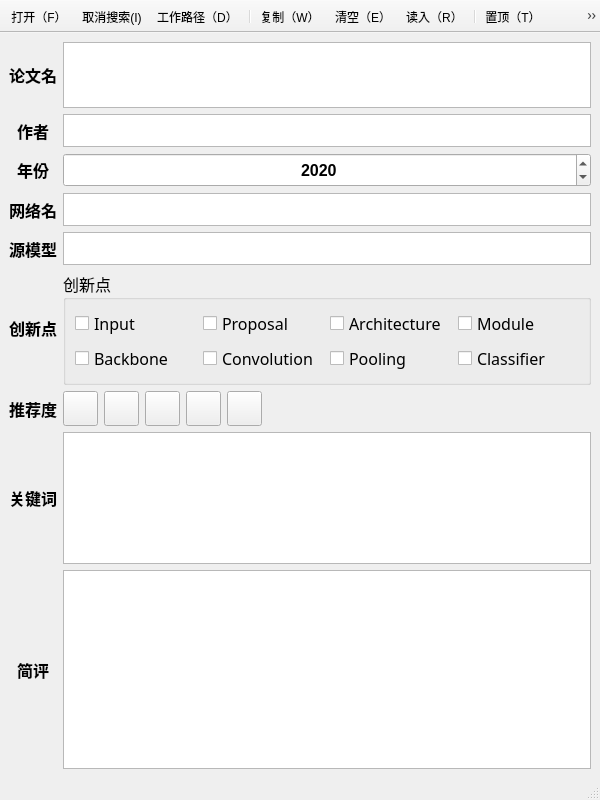
<?xml version="1.0" encoding="UTF-8"?>
<ui version="4.0">
 <class>MainWindow</class>
 <widget class="QMainWindow" name="MainWindow">
  <property name="geometry">
   <rect>
    <x>0</x>
    <y>0</y>
    <width>600</width>
    <height>800</height>
   </rect>
  </property>
  <property name="windowTitle">
   <string>MainWindow</string>
  </property>
  <widget class="QWidget" name="centralwidget">
   <layout class="QVBoxLayout" name="verticalLayout">
    <item>
     <layout class="QGridLayout" name="gridLayout" rowstretch="4,2,2,2,2,6,4,8,12">
      <item row="0" column="1">
       <widget class="QPlainTextEdit" name="plainTextEdit_Eassy">
        <property name="sizePolicy">
         <sizepolicy hsizetype="Expanding" vsizetype="Ignored">
          <horstretch>0</horstretch>
          <verstretch>0</verstretch>
         </sizepolicy>
        </property>
        <property name="font">
         <font>
          <pointsize>12</pointsize>
         </font>
        </property>
        <property name="tabChangesFocus">
         <bool>true</bool>
        </property>
       </widget>
      </item>
      <item row="7" column="1">
       <widget class="QPlainTextEdit" name="plainTextEdit_KeyWords">
        <property name="sizePolicy">
         <sizepolicy hsizetype="Expanding" vsizetype="Ignored">
          <horstretch>0</horstretch>
          <verstretch>0</verstretch>
         </sizepolicy>
        </property>
        <property name="font">
         <font>
          <pointsize>12</pointsize>
         </font>
        </property>
        <property name="tabChangesFocus">
         <bool>true</bool>
        </property>
       </widget>
      </item>
      <item row="5" column="1">
       <widget class="QGroupBox" name="groupBox">
        <property name="font">
         <font>
          <family>新宋体</family>
          <pointsize>12</pointsize>
         </font>
        </property>
        <property name="title">
         <string>创新点</string>
        </property>
        <layout class="QGridLayout" name="gridLayout_3">
         <item row="0" column="0">
          <widget class="QCheckBox" name="checkBox_Input">
           <property name="font">
            <font>
             <family>新宋体</family>
             <pointsize>12</pointsize>
            </font>
           </property>
           <property name="text">
            <string>Input</string>
           </property>
          </widget>
         </item>
         <item row="0" column="1">
          <widget class="QCheckBox" name="checkBox_Proposal">
           <property name="text">
            <string>Proposal</string>
           </property>
          </widget>
         </item>
         <item row="0" column="2">
          <widget class="QCheckBox" name="checkBox_Architecture">
           <property name="text">
            <string>Architecture</string>
           </property>
          </widget>
         </item>
         <item row="0" column="3">
          <widget class="QCheckBox" name="checkBox_Module">
           <property name="text">
            <string>Module</string>
           </property>
          </widget>
         </item>
         <item row="1" column="0">
          <widget class="QCheckBox" name="checkBox_Backbone">
           <property name="text">
            <string>Backbone</string>
           </property>
          </widget>
         </item>
         <item row="1" column="1">
          <widget class="QCheckBox" name="checkBox_Convolution">
           <property name="text">
            <string>Convolution</string>
           </property>
          </widget>
         </item>
         <item row="1" column="2">
          <widget class="QCheckBox" name="checkBox_Pooling">
           <property name="text">
            <string>Pooling</string>
           </property>
          </widget>
         </item>
         <item row="1" column="3">
          <widget class="QCheckBox" name="checkBox_Classifier">
           <property name="text">
            <string>Classifier</string>
           </property>
          </widget>
         </item>
        </layout>
       </widget>
      </item>
      <item row="0" column="0">
       <widget class="QLabel" name="label_Eassy">
        <property name="font">
         <font>
          <pointsize>12</pointsize>
          <weight>75</weight>
          <bold>true</bold>
         </font>
        </property>
        <property name="layoutDirection">
         <enum>Qt::LeftToRight</enum>
        </property>
        <property name="text">
         <string>论文名</string>
        </property>
        <property name="alignment">
         <set>Qt::AlignCenter</set>
        </property>
       </widget>
      </item>
      <item row="5" column="0">
       <widget class="QLabel" name="label_Innovation">
        <property name="font">
         <font>
          <pointsize>12</pointsize>
          <weight>75</weight>
          <bold>true</bold>
         </font>
        </property>
        <property name="text">
         <string>创新点</string>
        </property>
        <property name="alignment">
         <set>Qt::AlignCenter</set>
        </property>
       </widget>
      </item>
      <item row="8" column="0">
       <widget class="QLabel" name="label_Comments">
        <property name="font">
         <font>
          <pointsize>12</pointsize>
          <weight>75</weight>
          <bold>true</bold>
         </font>
        </property>
        <property name="text">
         <string>简评</string>
        </property>
        <property name="alignment">
         <set>Qt::AlignCenter</set>
        </property>
       </widget>
      </item>
      <item row="4" column="0">
       <widget class="QLabel" name="label_Base">
        <property name="font">
         <font>
          <pointsize>12</pointsize>
          <weight>75</weight>
          <bold>true</bold>
         </font>
        </property>
        <property name="text">
         <string>源模型</string>
        </property>
        <property name="alignment">
         <set>Qt::AlignCenter</set>
        </property>
       </widget>
      </item>
      <item row="3" column="1">
       <widget class="QPlainTextEdit" name="plainTextEdit_NetName">
        <property name="sizePolicy">
         <sizepolicy hsizetype="Expanding" vsizetype="Ignored">
          <horstretch>0</horstretch>
          <verstretch>0</verstretch>
         </sizepolicy>
        </property>
        <property name="font">
         <font>
          <pointsize>12</pointsize>
         </font>
        </property>
        <property name="tabChangesFocus">
         <bool>true</bool>
        </property>
       </widget>
      </item>
      <item row="2" column="1">
       <widget class="QSpinBox" name="spinBox">
        <property name="sizePolicy">
         <sizepolicy hsizetype="Minimum" vsizetype="Ignored">
          <horstretch>0</horstretch>
          <verstretch>0</verstretch>
         </sizepolicy>
        </property>
        <property name="font">
         <font>
          <pointsize>12</pointsize>
          <weight>75</weight>
          <bold>true</bold>
         </font>
        </property>
        <property name="alignment">
         <set>Qt::AlignCenter</set>
        </property>
        <property name="minimum">
         <number>1900</number>
        </property>
        <property name="maximum">
         <number>2100</number>
        </property>
        <property name="value">
         <number>2020</number>
        </property>
        <property name="displayIntegerBase">
         <number>10</number>
        </property>
       </widget>
      </item>
      <item row="2" column="0">
       <widget class="QLabel" name="labelYear">
        <property name="font">
         <font>
          <pointsize>12</pointsize>
          <weight>75</weight>
          <bold>true</bold>
         </font>
        </property>
        <property name="text">
         <string>年份</string>
        </property>
        <property name="alignment">
         <set>Qt::AlignCenter</set>
        </property>
       </widget>
      </item>
      <item row="4" column="1">
       <widget class="QPlainTextEdit" name="plainTextEdit_Base">
        <property name="sizePolicy">
         <sizepolicy hsizetype="Expanding" vsizetype="Ignored">
          <horstretch>0</horstretch>
          <verstretch>0</verstretch>
         </sizepolicy>
        </property>
        <property name="font">
         <font>
          <pointsize>12</pointsize>
         </font>
        </property>
        <property name="tabChangesFocus">
         <bool>true</bool>
        </property>
       </widget>
      </item>
      <item row="3" column="0">
       <widget class="QLabel" name="label_NetName">
        <property name="font">
         <font>
          <pointsize>12</pointsize>
          <weight>75</weight>
          <bold>true</bold>
         </font>
        </property>
        <property name="text">
         <string>网络名</string>
        </property>
        <property name="alignment">
         <set>Qt::AlignCenter</set>
        </property>
       </widget>
      </item>
      <item row="1" column="0">
       <widget class="QLabel" name="label_Author">
        <property name="font">
         <font>
          <pointsize>12</pointsize>
          <weight>75</weight>
          <bold>true</bold>
         </font>
        </property>
        <property name="text">
         <string>作者</string>
        </property>
        <property name="alignment">
         <set>Qt::AlignCenter</set>
        </property>
       </widget>
      </item>
      <item row="7" column="0">
       <widget class="QLabel" name="label_KeyWords">
        <property name="font">
         <font>
          <pointsize>12</pointsize>
          <weight>75</weight>
          <bold>true</bold>
         </font>
        </property>
        <property name="text">
         <string>关键词</string>
        </property>
        <property name="alignment">
         <set>Qt::AlignCenter</set>
        </property>
       </widget>
      </item>
      <item row="1" column="1">
       <widget class="QPlainTextEdit" name="plainTextEdit_Author">
        <property name="sizePolicy">
         <sizepolicy hsizetype="Expanding" vsizetype="Ignored">
          <horstretch>0</horstretch>
          <verstretch>0</verstretch>
         </sizepolicy>
        </property>
        <property name="font">
         <font>
          <pointsize>12</pointsize>
         </font>
        </property>
        <property name="tabChangesFocus">
         <bool>true</bool>
        </property>
       </widget>
      </item>
      <item row="8" column="1">
       <widget class="QPlainTextEdit" name="plainTextEdit_Comments">
        <property name="font">
         <font>
          <pointsize>12</pointsize>
         </font>
        </property>
        <property name="tabChangesFocus">
         <bool>true</bool>
        </property>
       </widget>
      </item>
      <item row="6" column="0">
       <widget class="QLabel" name="label_Recommend">
        <property name="font">
         <font>
          <pointsize>12</pointsize>
          <weight>75</weight>
          <bold>true</bold>
         </font>
        </property>
        <property name="text">
         <string>推荐度</string>
        </property>
        <property name="alignment">
         <set>Qt::AlignCenter</set>
        </property>
       </widget>
      </item>
      <item row="6" column="1">
       <layout class="QHBoxLayout" name="horizontalLayout">
        <item>
         <widget class="QPushButton" name="pushButton_star1">
          <property name="sizePolicy">
           <sizepolicy hsizetype="Fixed" vsizetype="Fixed">
            <horstretch>35</horstretch>
            <verstretch>35</verstretch>
           </sizepolicy>
          </property>
          <property name="minimumSize">
           <size>
            <width>35</width>
            <height>35</height>
           </size>
          </property>
          <property name="maximumSize">
           <size>
            <width>35</width>
            <height>35</height>
           </size>
          </property>
          <property name="focusPolicy">
           <enum>Qt::NoFocus</enum>
          </property>
          <property name="styleSheet">
           <string notr="true">border-image: url(:/Icons/Resources/gray_star_256px_1075532_easyicon.net.png);</string>
          </property>
          <property name="text">
           <string/>
          </property>
         </widget>
        </item>
        <item>
         <widget class="QPushButton" name="pushButton_star2">
          <property name="sizePolicy">
           <sizepolicy hsizetype="Fixed" vsizetype="Fixed">
            <horstretch>35</horstretch>
            <verstretch>35</verstretch>
           </sizepolicy>
          </property>
          <property name="minimumSize">
           <size>
            <width>35</width>
            <height>35</height>
           </size>
          </property>
          <property name="maximumSize">
           <size>
            <width>35</width>
            <height>35</height>
           </size>
          </property>
          <property name="focusPolicy">
           <enum>Qt::NoFocus</enum>
          </property>
          <property name="styleSheet">
           <string notr="true">border-image: url(:/Icons/Resources/gray_star_256px_1075532_easyicon.net.png);</string>
          </property>
          <property name="text">
           <string/>
          </property>
         </widget>
        </item>
        <item>
         <widget class="QPushButton" name="pushButton_star3">
          <property name="sizePolicy">
           <sizepolicy hsizetype="Fixed" vsizetype="Fixed">
            <horstretch>35</horstretch>
            <verstretch>35</verstretch>
           </sizepolicy>
          </property>
          <property name="minimumSize">
           <size>
            <width>35</width>
            <height>35</height>
           </size>
          </property>
          <property name="maximumSize">
           <size>
            <width>35</width>
            <height>35</height>
           </size>
          </property>
          <property name="focusPolicy">
           <enum>Qt::NoFocus</enum>
          </property>
          <property name="styleSheet">
           <string notr="true">border-image: url(:/Icons/Resources/gray_star_256px_1075532_easyicon.net.png);</string>
          </property>
          <property name="text">
           <string/>
          </property>
         </widget>
        </item>
        <item>
         <widget class="QPushButton" name="pushButton_star4">
          <property name="sizePolicy">
           <sizepolicy hsizetype="Fixed" vsizetype="Fixed">
            <horstretch>35</horstretch>
            <verstretch>35</verstretch>
           </sizepolicy>
          </property>
          <property name="minimumSize">
           <size>
            <width>35</width>
            <height>35</height>
           </size>
          </property>
          <property name="maximumSize">
           <size>
            <width>35</width>
            <height>35</height>
           </size>
          </property>
          <property name="focusPolicy">
           <enum>Qt::NoFocus</enum>
          </property>
          <property name="styleSheet">
           <string notr="true">border-image: url(:/Icons/Resources/gray_star_256px_1075532_easyicon.net.png);</string>
          </property>
          <property name="text">
           <string/>
          </property>
         </widget>
        </item>
        <item>
         <widget class="QPushButton" name="pushButton_star5">
          <property name="sizePolicy">
           <sizepolicy hsizetype="Fixed" vsizetype="Fixed">
            <horstretch>35</horstretch>
            <verstretch>35</verstretch>
           </sizepolicy>
          </property>
          <property name="minimumSize">
           <size>
            <width>35</width>
            <height>35</height>
           </size>
          </property>
          <property name="maximumSize">
           <size>
            <width>35</width>
            <height>35</height>
           </size>
          </property>
          <property name="focusPolicy">
           <enum>Qt::NoFocus</enum>
          </property>
          <property name="styleSheet">
           <string notr="true">border-image: url(:/Icons/Resources/gray_star_256px_1075532_easyicon.net.png);</string>
          </property>
          <property name="text">
           <string/>
          </property>
         </widget>
        </item>
        <item>
         <spacer name="horizontalSpacer_13">
          <property name="orientation">
           <enum>Qt::Horizontal</enum>
          </property>
          <property name="sizeHint" stdset="0">
           <size>
            <width>40</width>
            <height>20</height>
           </size>
          </property>
         </spacer>
        </item>
       </layout>
      </item>
     </layout>
    </item>
   </layout>
  </widget>
  <widget class="QStatusBar" name="statusbar"/>
  <widget class="QToolBar" name="toolBar">
   <property name="windowTitle">
    <string>toolBar</string>
   </property>
   <property name="movable">
    <bool>false</bool>
   </property>
   <property name="floatable">
    <bool>false</bool>
   </property>
   <attribute name="toolBarArea">
    <enum>TopToolBarArea</enum>
   </attribute>
   <attribute name="toolBarBreak">
    <bool>false</bool>
   </attribute>
   <addaction name="action_open"/>
   <addaction name="action_I"/>
   <addaction name="action_directory"/>
   <addaction name="separator"/>
   <addaction name="action_copy"/>
   <addaction name="action_clear"/>
   <addaction name="action_loadin"/>
   <addaction name="separator"/>
   <addaction name="action_top"/>
   <addaction name="action_quit"/>
  </widget>
  <widget class="QMenuBar" name="menubar">
   <property name="geometry">
    <rect>
     <x>0</x>
     <y>0</y>
     <width>600</width>
     <height>23</height>
    </rect>
   </property>
  </widget>
  <action name="action_copy">
   <property name="icon">
    <iconset>
     <normalon>:/Functions/Resources/copy_256px_1113380_easyicon.net.png</normalon>
    </iconset>
   </property>
   <property name="text">
    <string>复制（W）</string>
   </property>
   <property name="shortcut">
    <string>Ctrl+W</string>
   </property>
  </action>
  <action name="action_clear">
   <property name="icon">
    <iconset>
     <normalon>:/Functions/Resources/delete_file_512px_1187316_easyicon.net.png</normalon>
    </iconset>
   </property>
   <property name="text">
    <string>清空（E）</string>
   </property>
   <property name="shortcut">
    <string>Ctrl+E</string>
   </property>
  </action>
  <action name="action_loadin">
   <property name="icon">
    <iconset>
     <normalon>:/Functions/Resources/document_128px_1287920_easyicon.net.ico</normalon>
    </iconset>
   </property>
   <property name="text">
    <string>读入（R）</string>
   </property>
   <property name="toolTip">
    <string>读入（R）</string>
   </property>
   <property name="shortcut">
    <string>Ctrl+R</string>
   </property>
  </action>
  <action name="action_top">
   <property name="icon">
    <iconset>
     <normalon>:/Functions/Resources/Thumbtack_pin_512px_1187300_easyicon.net.png</normalon>
    </iconset>
   </property>
   <property name="text">
    <string>置顶（T）</string>
   </property>
   <property name="toolTip">
    <string>置顶（T）</string>
   </property>
   <property name="shortcut">
    <string>Ctrl+T</string>
   </property>
  </action>
  <action name="action_quit">
   <property name="icon">
    <iconset>
     <normalon>:/Functions/Resources/close_256px_1159854_easyicon.net.png</normalon>
    </iconset>
   </property>
   <property name="text">
    <string>退出（Q）</string>
   </property>
   <property name="shortcut">
    <string>Ctrl+Q</string>
   </property>
  </action>
  <action name="action_open">
   <property name="icon">
    <iconset>
     <normalon>:/Functions/Resources/file_412px_1291720_easyicon.net.png</normalon>
    </iconset>
   </property>
   <property name="text">
    <string>打开（F）</string>
   </property>
   <property name="toolTip">
    <string>打开（F）</string>
   </property>
   <property name="shortcut">
    <string>Ctrl+F</string>
   </property>
  </action>
  <action name="action_directory">
   <property name="icon">
    <iconset resource="Resrouces.qrc">
     <normaloff>:/Functions/Resources/Path_512px_1128726_easyicon.net.png</normaloff>
     <normalon>:/Functions/Resources/Path_512px_1128726_easyicon.net.png</normalon>:/Functions/Resources/Path_512px_1128726_easyicon.net.png</iconset>
   </property>
   <property name="text">
    <string>工作路径（D）</string>
   </property>
   <property name="toolTip">
    <string>工作路径（D）</string>
   </property>
   <property name="shortcut">
    <string>Ctrl+D</string>
   </property>
  </action>
  <action name="action_I">
   <property name="icon">
    <iconset resource="Resrouces.qrc">
     <normaloff>:/Functions/Resources/file_412.png</normaloff>:/Functions/Resources/file_412.png</iconset>
   </property>
   <property name="text">
    <string>取消搜索(I)</string>
   </property>
   <property name="toolTip">
    <string>取消搜索(I)</string>
   </property>
   <property name="shortcut">
    <string>Ctrl+I</string>
   </property>
  </action>
 </widget>
 <tabstops>
  <tabstop>plainTextEdit_Eassy</tabstop>
  <tabstop>plainTextEdit_Author</tabstop>
  <tabstop>spinBox</tabstop>
  <tabstop>plainTextEdit_NetName</tabstop>
  <tabstop>plainTextEdit_Base</tabstop>
  <tabstop>plainTextEdit_KeyWords</tabstop>
  <tabstop>plainTextEdit_Comments</tabstop>
 </tabstops>
 <resources>
  <include location="Resrouces.qrc"/>
 </resources>
 <connections>
  <connection>
   <sender>action_quit</sender>
   <signal>triggered()</signal>
   <receiver>MainWindow</receiver>
   <slot>close()</slot>
   <hints>
    <hint type="sourcelabel">
     <x>-1</x>
     <y>-1</y>
    </hint>
    <hint type="destinationlabel">
     <x>299</x>
     <y>399</y>
    </hint>
   </hints>
  </connection>
 </connections>
</ui>
